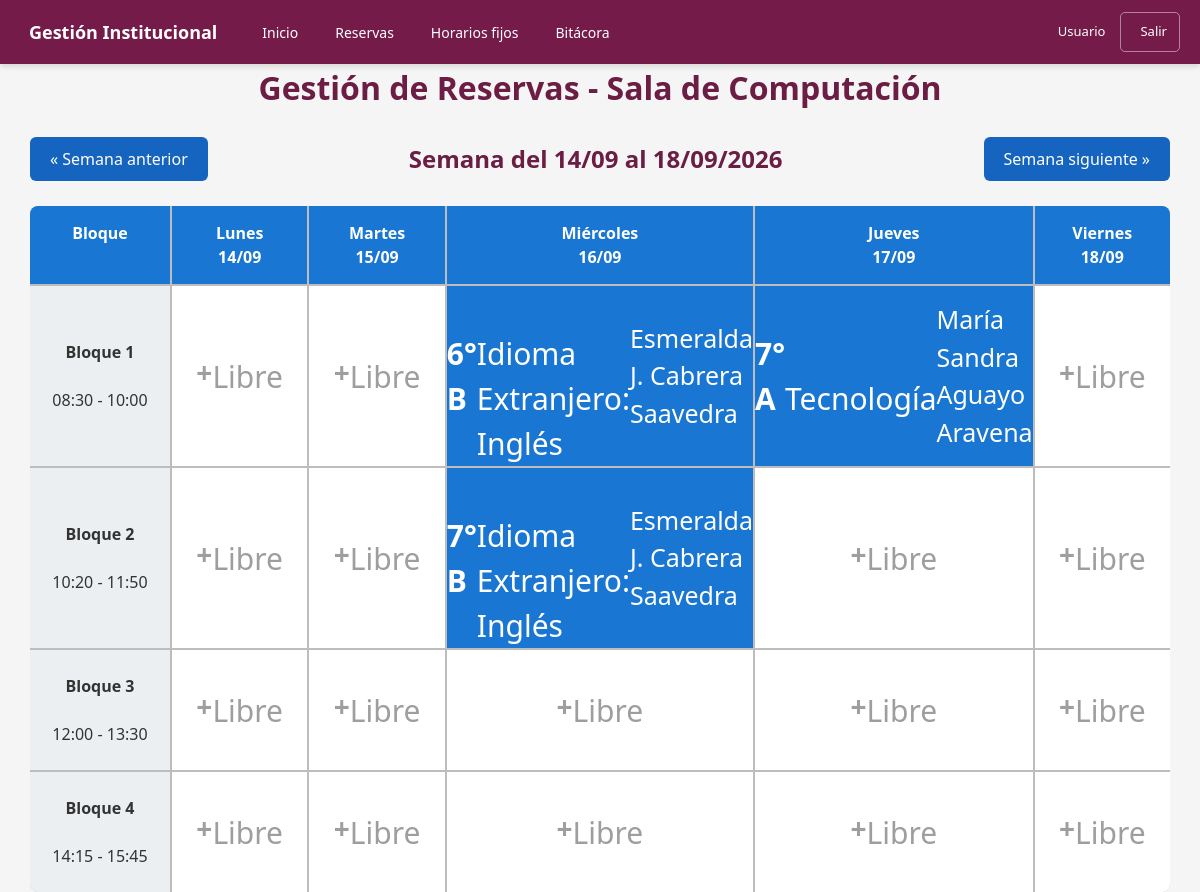
/modules/reservas/index.php, run on the app's committed database.
### tables this page shows
CREATE TABLE `bloques` (
  `id` int(11) NOT NULL,
  `numero_bloque` int(11) NOT NULL,
  `hora_inicio` time NOT NULL,
  `hora_termino` time NOT NULL
);

CREATE TABLE `cursos` (
  `id` int(11) NOT NULL,
  `nombre_curso` varchar(10) NOT NULL DEFAULT '',
  `modalidad` enum('asignatura','taller') DEFAULT 'asignatura'
);

CREATE TABLE `asignaturas` (
  `id` int(11) NOT NULL,
  `asignatura_nombre` varchar(50) NOT NULL,
  `modalidad` enum('asignatura','taller') DEFAULT 'asignatura',
  `activo` tinyint(1) DEFAULT NULL
);

### modules/reservas/index.php (the view, shortened to what this page needs)
<?php
require_once '../../includes/menu.php';
require_once '../../config/database.php';
$fecha = $_GET['fecha'] ?? date('Y-m-d');
$lunes = new DateTime($fecha);
if ($lunes->format('N') != 1) {
    $lunes->modify('last monday');
}
$dias = [];
for ($i = 0; $i < 5; $i++) {
    $dia = clone $lunes;
    $dia->modify("+{$i} day");
    $dias[] = $dia;
}
$ultimoDia = $dias[4];
$nombresDias = [
    'Lunes',
    'Martes',
    'Miércoles',
    'Jueves',
    'Viernes'
];
$semanaAnterior = clone $lunes;
$semanaAnterior->modify('-7 days');
$semanaSiguiente = clone $lunes;
$semanaSiguiente->modify('+7 days');
$sqlBloques = "
    SELECT
        id,
        numero_bloque,
        hora_inicio,
        hora_termino
    FROM Bloques
    ORDER BY numero_bloque
";
$resultadoBloques = $conexion->query($sqlBloques);
$bloques = [];
while ($fila = $resultadoBloques->fetch_assoc()) {
    $bloques[] = $fila;
}
$inicioSemana = $lunes->format('Y-m-d');
$finSemana    = $ultimoDia->format('Y-m-d');
$sqlReservas = "
SELECT
    r.id,
    r.fecha,
    r.bloque_id,
    r.actividad,
    c.nombre_curso,
    a.asignatura_nombre,
    CONCAT(d.nombres,' ',d.apellidos) AS docente
FROM Reservas r
INNER JOIN Cursos c
        ON c.id = r.curso_id
INNER JOIN Asignaturas a
        ON a.id = r.asignatura_id
INNER JOIN Docentes d
        ON d.id = r.docente_id
WHERE r.fecha BETWEEN ? AND ?
ORDER BY
    r.fecha,
    r.bloque_id
";
$stmt = $conexion->prepare($sqlReservas);
$stmt->bind_param("ss", $inicioSemana, $finSemana);
$stmt->execute();
$resultadoReservas = $stmt->get_result();
$horario = [];
while ($fila = $resultadoReservas->fetch_assoc()) {
    $horario[$fila['fecha']][$fila['bloque_id']] = $fila;
}
?>
<link rel="stylesheet" href="../../assets/css/estilos.css">
<link rel="stylesheet" href="../../assets/css/formularios.css">
<link rel="stylesheet" href="../../assets/css/reservas.css">
<div class="contenedor-reservas">
    <h1>Gestión de Reservas - Sala de Computación</h1>
    <div class="barra-semana">
        <a class="btn-semana"
            href="?fecha=<?= $semanaAnterior->format('Y-m-d'); ?>">
            &laquo; Semana anterior
        </a>
        <h2>
            Semana del
            <?= $lunes->format('d/m'); ?>
            al
            <?= $ultimoDia->format('d/m/Y'); ?>
        </h2>
        <a class="btn-semana"
            href="?fecha=<?= $semanaSiguiente->format('Y-m-d'); ?>">
            Semana siguiente &raquo;
        </a>
    </div>
    <div class="horario">
        <div class="encabezado">
            Bloque
        </div>
        <?php foreach ($dias as $indice => $dia): ?>
            <div class="encabezado">
                <?= $nombresDias[$indice] ?>
                <br>
                <?= $dia->format('d/m') ?>
            </div>
        <?php endforeach; ?>
        <?php foreach ($bloques as $bloque): ?>
            <div class="bloque">
                <strong>
                    Bloque <?= $bloque['numero_bloque'] ?>
                </strong>
                <br>
                <?= substr($bloque['hora_inicio'], 0, 5) ?>
                -
                <?= substr($bloque['hora_termino'], 0, 5) ?>
            </div>
            <?php foreach ($dias as $dia): ?>
                <?php
                $fechaActual = $dia->format('Y-m-d');
                ?>
                <?php if (isset($horario[$fechaActual][$bloque['id']])):
                    $reserva = $horario[$fechaActual][$bloque['id']];
                ?>
                    <a class="celda reservada" href="ver.php?id=<?= $reserva['id'] ?>">
                        <strong><?= htmlspecialchars($reserva['nombre_curso']) ?></strong>
                        <br>
                        <?= htmlspecialchars($reserva['asignatura_nombre']) ?>
                        <br>
                        <small><?= htmlspecialchars($reserva['docente']) ?></small>
                    </a>
                <?php else: ?>
                    <a class="celda libre" href="agregar.php?fecha=<?= $fechaActual ?>&bloque=<?= $bloque['id'] ?>">
                        <div class="icono">+</div>
                        <div>Libre</div>
                    </a>
                <?php endif; ?>
            <?php endforeach; ?>
        <?php endforeach; ?>
    </div>
</div>

### assets/css/estilos.css (style rules this page uses)
* { margin: 0; padding: 0; box-sizing: border-box; }
h1, h2, h3, h4, h5, h6 { color: var(--color-primario); font-weight: 600; }
a { color: var(--color-primario); text-decoration: none; transition: color 0.2s ease; }

### assets/css/reservas.css (style rules this page uses)
.contenedor-reservas { width: 95%; margin: auto; }
.contenedor-reservas h1 { text-align: center; margin-bottom: 25px; }
.barra-semana { display: flex; justify-content: space-between; align-items: center; margin-bottom: 25px; }
.horario { display: grid; grid-template-columns: 140px repeat(5, 1fr); gap: 2px; background: #BDBDBD; border-radius: 8px; overflow: hidden; }
.encabezado { background: #1976D2; color: white; padding: 15px; text-align: center; font-weight: bold; }
.bloque { background: #ECEFF1; padding: 15px; display: flex; flex-direction: column; justify-content: center; text-align: center; min-height: 120px; }
.celda { background: white; min-height: 120px; display: flex; justify-content: center; align-items: center; transition: .25s; font-size: 30px; text-decoration: none; color: inherit; }
.celda.reservada { background: #1976D2; color: #fff; cursor: pointer; }
.libre { cursor: pointer; color: #9E9E9E; }
.icono { font-size: 28px; font-weight: bold; margin-bottom: 8px; }
.btn-semana { text-decoration: none; background: #1565C0; color: white; padding: 10px 20px; border-radius: 6px; transition: .2s; }

### data on the page
bloques: numero_bloque "1", hora_inicio "08:30", hora_termino "10:00", id.nombre_curso "6° B", id.asignatura_nombre "Idioma Extranjero: Inglés", docente "Esmeralda J. Cabrera Saavedra", id.nombre_curso "7° A", id.asignatura_nombre "Tecnología", docente "María Sandra Aguayo Aravena"
bloques: numero_bloque "2", hora_inicio "10:20", hora_termino "11:50", id.nombre_curso "7° B", id.asignatura_nombre "Idioma Extranjero: Inglés", docente "Esmeralda J. Cabrera Saavedra"
bloques: numero_bloque "3", hora_inicio "12:00", hora_termino "13:30"
bloques: numero_bloque "4", hora_inicio "14:15", hora_termino "15:45"

### other printed values
$nombreUsuario "Usuario"
$lunes->format('d/m') "14/09"
$ultimoDia->format('d/m/Y') "18/09/2026"
$nombresDias[$indice] "Lunes"
$dia->format('d/m') "14/09"
$nombresDias[$indice] "Martes"
$dia->format('d/m') "15/09"
$nombresDias[$indice] "Miércoles"
$dia->format('d/m') "16/09"
$nombresDias[$indice] "Jueves"
$dia->format('d/m') "17/09"
$nombresDias[$indice] "Viernes"
$dia->format('d/m') "18/09"
